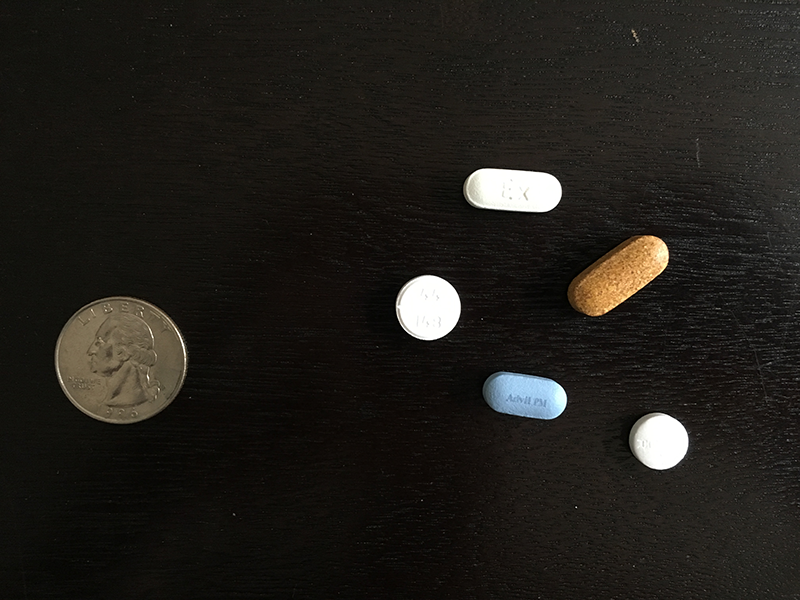
#> input picture example_02.png, 800 x 600 px
$ jupyter execute Size_of_object.ipynb   (older library calls are emulated)
#> lines starting #> are read from the running program, lines starting #| are printed output that depends on the picture; after the words box and inside, x2 and y2 are one past the last pixel; in counts of white or black regions, pixels touching at a corner belong together
[cell 1]
# import the necessary packages
from scipy.spatial import distance as dist
from imutils import perspective
from imutils import contours
import numpy as np
import argparse
import imutils
import cv2
def midpoint(ptA, ptB):
 return ((ptA[0] + ptB[0]) * 0.5, (ptA[1] + ptB[1]) * 0.5)

[cell 2]
image = cv2.imread('example_02.png')
#> image is the input picture: shape (600, 800, 3); mean B, G, R 26.1, 30.7, 33.2
cv2.imshow('image',image)
cv2.waitKey(0)
cv2.destroyAllWindows()
gray = cv2.cvtColor(image, cv2.COLOR_BGR2GRAY)
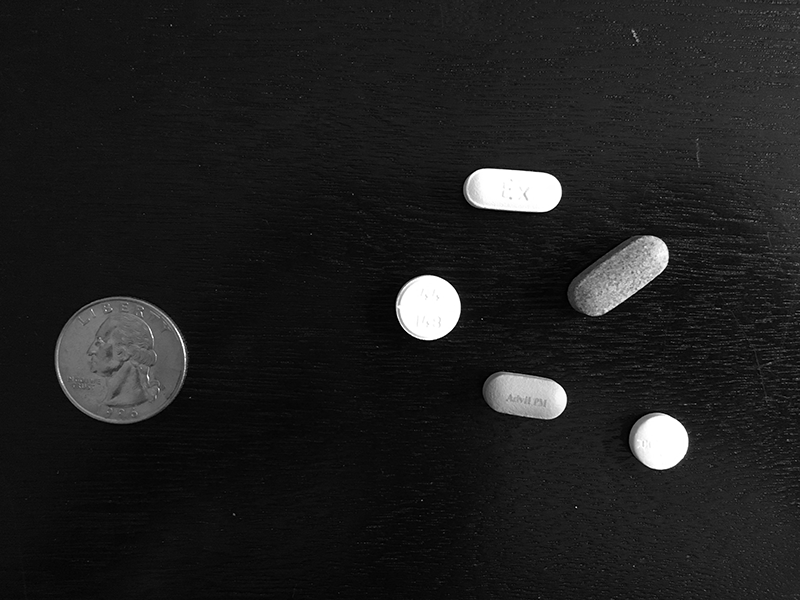
#> gray: shape (600, 800); min 0, max 255, mean 30.9
cv2.imshow('image',gray)
cv2.waitKey(0)
cv2.destroyAllWindows()
gray = cv2.GaussianBlur(gray, (7, 7), 0)
cv2.imshow('image',gray)
cv2.waitKey(0)
cv2.destroyAllWindows()

[cell 3]
# perform edge detection, then perform a dilation + erosion to
# close gaps in between object edges
edged = cv2.Canny(gray, 50, 100)
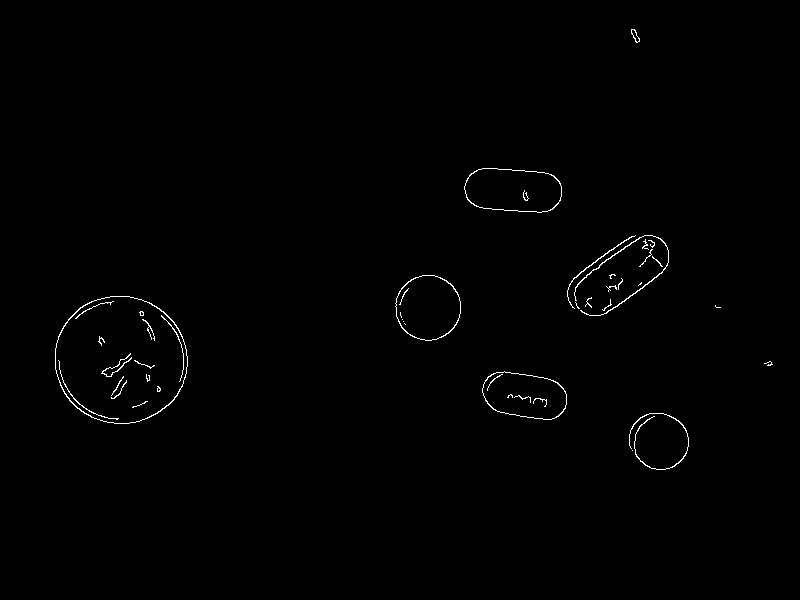
#> edged: shape (600, 800); 0.6% white in thin lines or dots, all inside (x1, y1, x2, y2) = (55, 29, 773, 470)
cv2.imshow('image',edged)
cv2.waitKey(0)
cv2.destroyAllWindows()
edged = cv2.dilate(edged, None, iterations=1)
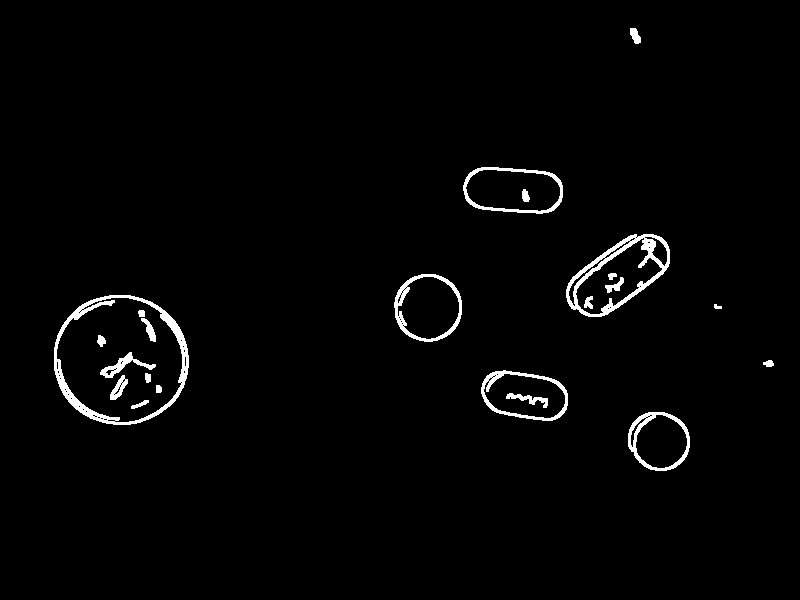
#> edged: shape (600, 800); 2% white; 22 white regions, largest, box (x1, y1, x2, y2) and area: (54, 295, 189, 425) 2308, (566, 234, 670, 317) 1866, (394, 274, 462, 342) 893
cv2.imshow('image',edged)
cv2.waitKey(0)
cv2.destroyAllWindows()
edged = cv2.erode(edged, None, iterations=1)
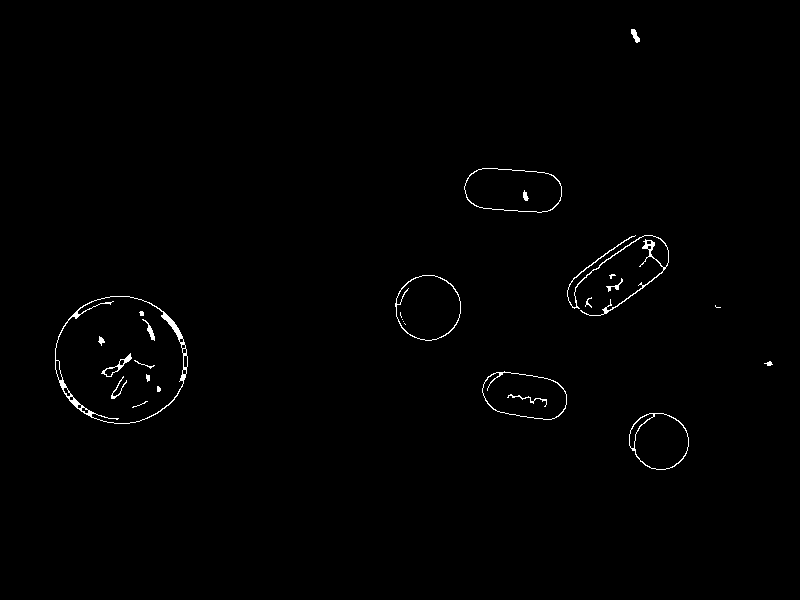
#> edged: shape (600, 800); 0.71% white in thin lines or dots, all inside (x1, y1, x2, y2) = (55, 29, 773, 470)
cv2.imshow('image',edged)
cv2.waitKey(0)
cv2.destroyAllWindows()

[cell 4]
# find contours in the edge map
cnts = cv2.findContours(edged.copy(), cv2.RETR_EXTERNAL,cv2.CHAIN_APPROX_SIMPLE)
#> cnts = 12 contours, 4 with area under 20; largest, box (x1, y1, x2, y2) and area: (55, 296, 188, 424) 13262, (464, 168, 562, 213) 3538, (395, 275, 461, 341) 3320, (482, 371, 567, 420) 3078, (629, 413, 689, 470) 2592, (567, 235, 669, 316) 282, (631, 29, 640, 43) 52, (606, 278, 623, 292) 30
cnts = imutils.grab_contours(cnts)

[cell 5]
# sort the contours from left-to-right and initialize the
# 'pixels per metric' calibration variable
(cnts, _) = contours.sort_contours(cnts)
pixelsPerMetric = None

[cell 6]
for c in cnts:
    # if the contour is not sufficiently large, ignore it
    if cv2.contourArea(c) < 100:
        continue

    # compute the rotated bounding box of the contour
    orig = image.copy()
    box = cv2.minAreaRect(c)
    box = cv2.cv.BoxPoints(box) if imutils.is_cv2() else cv2.boxPoints(box)
    box = np.array(box, dtype="int")

    # order the points in the contour such that they appear
    # in top-left, top-right, bottom-right, and bottom-left
    # order, then draw the outline of the rotated bounding
    # box
    box = perspective.order_points(box)
    cv2.drawContours(orig, [box.astype("int")], -1, (0, 255, 0), 2)
    cv2.imshow('image',orig)
    cv2.waitKey(0)
    cv2.destroyAllWindows()

    # loop over the original points and draw them
    for (x, y) in box:
        cv2.circle(orig, (int(x), int(y)), 5, (0, 0, 255), -1)
        cv2.imshow('image',orig)
        cv2.waitKey(0)
        cv2.destroyAllWindows()

    # unpack the ordered bounding box, then compute the midpoint
    # between the top-left and top-right coordinates, followed by
    # the midpoint between bottom-left and bottom-right coordinates
    (tl, tr, br, bl) = box
    (tltrX, tltrY) = midpoint(tl, tr)
    (blbrX, blbrY) = midpoint(bl, br)

    # compute the midpoint between the top-left and top-right points,
    # followed by the midpoint between the top-righ and bottom-right
    (tlblX, tlblY) = midpoint(tl, bl)
    (trbrX, trbrY) = midpoint(tr, br)

    # draw the midpoints on the image
    cv2.circle(orig, (int(tltrX), int(tltrY)), 5, (255, 0, 0), -1)
    cv2.circle(orig, (int(blbrX), int(blbrY)), 5, (255, 0, 0), -1)
    cv2.circle(orig, (int(tlblX), int(tlblY)), 5, (255, 0, 0), -1)
    cv2.circle(orig, (int(trbrX), int(trbrY)), 5, (255, 0, 0), -1)
    cv2.imshow('image',orig)
    cv2.waitKey(0)
    cv2.destroyAllWindows()

    # draw lines between the midpoints
    cv2.line(orig, (int(tltrX), int(tltrY)), (int(blbrX), int(blbrY)),(255, 0, 255), 2)
    cv2.line(orig, (int(tlblX), int(tlblY)), (int(trbrX), int(trbrY)),(255, 0, 255), 2)
    cv2.imshow('image',orig)
    cv2.waitKey(0)
    cv2.destroyAllWindows()

    # compute the Euclidean distance between the midpoints
    dA = dist.euclidean((tltrX, tltrY), (blbrX, blbrY))
    dB = dist.euclidean((tlblX, tlblY), (trbrX, trbrY))

    # if the pixels per metric has not been initialized, then
    # compute it as the ratio of pixels to supplied metric
    # (in this case, inches)
    if pixelsPerMetric is None:
        pixelsPerMetric = dB / .9


    # compute the size of the object
    dimA = dA / pixelsPerMetric
    dimB = dB / pixelsPerMetric

    # draw the object sizes on the image
    cv2.putText(orig, "{:.1f}in".format(dimA),(int(tltrX - 15), int(tltrY - 10)), cv2.FONT_HERSHEY_SIMPLEX,0.65, (255, 255, 0), 2)
    cv2.putText(orig, "{:.1f}in".format(dimB),
    (int(trbrX + 10), int(trbrY)), cv2.FONT_HERSHEY_SIMPLEX,0.65, (255, 255, 0), 2)

    # show the output image
    cv2.imshow("Image", orig)
    cv2.waitKey(0)
    cv2.destroyAllWindows()
#> this loop made 12 passes
#> (tl, tr, br, bl, tltrX, tltrY, blbrX, blbrY) on pass 1: ([55, 296], [187, 296], [187, 423], [55, 423], 121, 296, 121, 423)
#> (tl, tr, br, bl, tltrX, tltrY, blbrX, blbrY) on passes 2, 3, 4, 5, 9: ([395, 275], [460, 275], [460, 340], [395, 340], 427.5, 275, 427.5, 340), ([465, 165], [562, 172], [559, 213], [462, 207], 513.5, 168.5, 510.5, 210), ([484, 368], [569, 380], [563, 422], [478, 410], 526.5, 374, 520.5, 416), ([557, 287], [649, 221], [678, 261], [586, 327], 603, 254, 632, 294), ([629, 413], [688, 413], [688, 469], [629, 469], 658.5, 413, 658.5, 469)
#> pass 1, `cv2.imshow('image',orig)`:
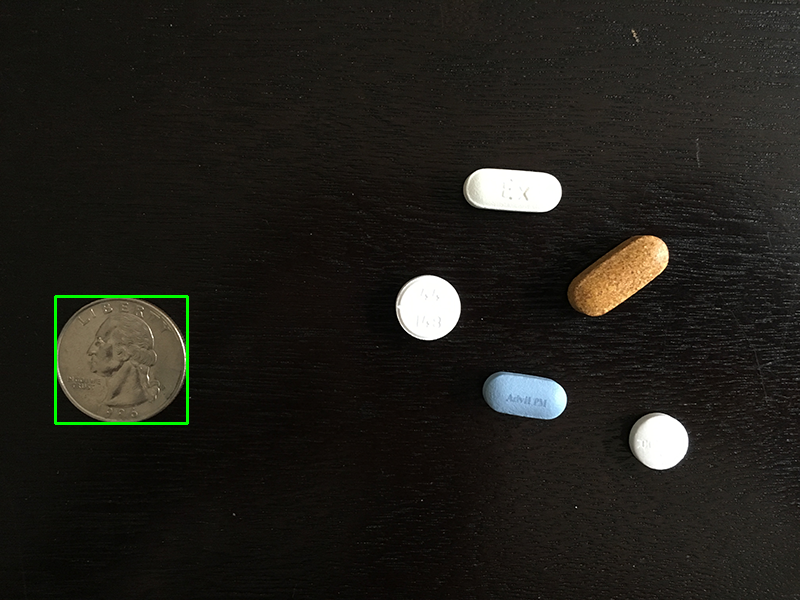
#> window 'image': shape (600, 800, 3); mean B, G, R 26.1, 31.4, 33.1
#> after the loop, pixelsPerMetric = 146.7
